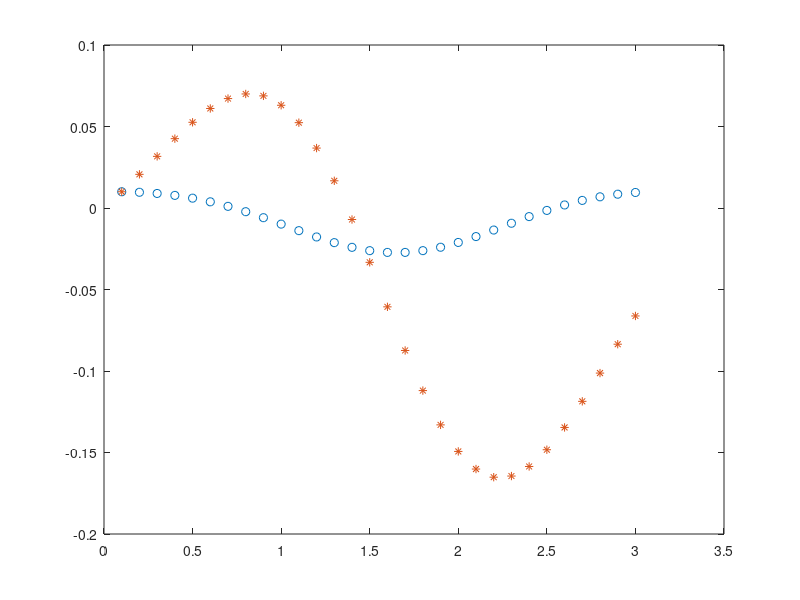

Here is the MATLAB script that generated this plot: (Note: this script raises an error after producing the figure.)
function getch1fig8
% Contrast local and global error
% Initialize output arrays.
t = [];
le = [];
ge = [];
% Initialize for integration.
tn = 0;
yn = 2;
h = 0.1;
for i = 1:30
    tnp1 = tn + h;
    ynp1 = yn + h*ode(tn,yn);
    len = localsol(tn,yn,tn+h) - ynp1;
    gen = globalsol(tn+h) - ynp1;
    t = [t tnp1];
    le = [le len];
    ge = [ge gen];
    tn = tnp1;
    yn = ynp1;
end
plot(t,le,'o',t,ge,'*')
legend('local error','global error',3)
axis([0 3 -0.2 0.1])
%print -depsc ch1fig8
%===============================================
function dydt = ode(t,y)
dydt = cos(t)*y;

function gy = globalsol(t)
% Global solution.
gy = 2*exp(sin(t));

function ly = localsol(tn,yn,t)
% Local solution.
ly = yn*exp((sin(t) - sin(tn)));
